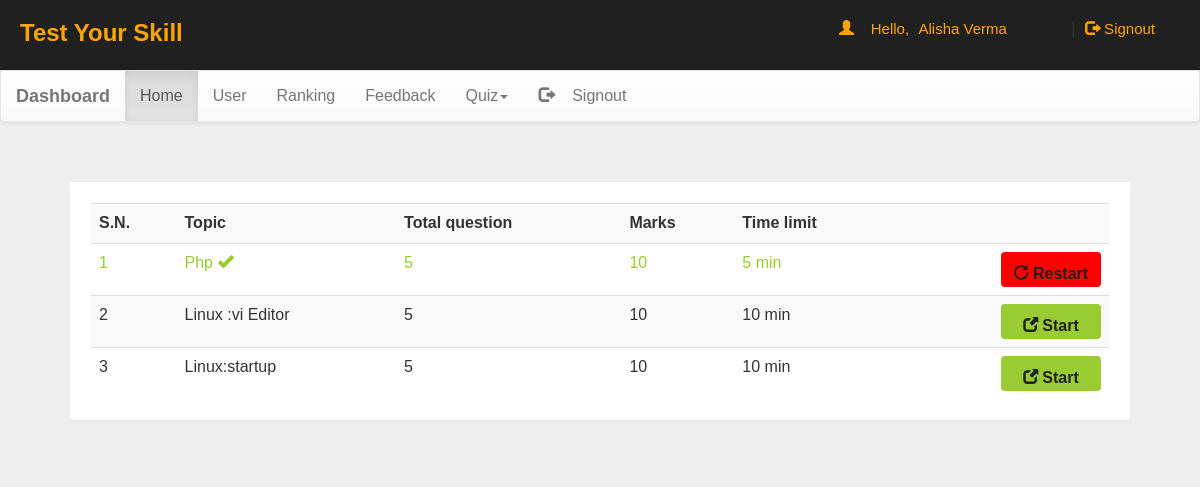
The app's page /dash.php (signed in) with its own data.
### tables this page shows
CREATE TABLE `quiz` (
  `eid` text NOT NULL,
  `title` varchar(100) NOT NULL,
  `sahi` int(11) NOT NULL,
  `wrong` int(11) NOT NULL,
  `total` int(11) NOT NULL,
  `time` bigint(20) NOT NULL,
  `intro` text NOT NULL,
  `tag` varchar(100) NOT NULL,
  `date` timestamp NOT NULL DEFAULT current_timestamp() ON UPDATE current_timestamp()
);

### dash.php (the view, shortened to what this page needs)
<!DOCTYPE html PUBLIC "-//W3C//DTD XHTML 1.0 Transitional//EN" "http://www.w3.org/TR/xhtml1/DTD/xhtml1-transitional.dtd">
<html xmlns="http://www.w3.org/1999/xhtml">
<head>
    <link rel="stylesheet" href="css/bootstrap.min.css"/>
    <link rel="stylesheet" href="css/bootstrap-theme.min.css"/>
    <link rel="stylesheet" href="css/main.css">
    <link rel="stylesheet" href="css/font.css">
</head>
<body style="background:#eee;">
<div class="header">
    <div class="row">
        <div class="col-lg-6">
            <span><h3 style="color:orange; margin-left:20px; font-weight:bolder">Test Your Skill</h3></span></div>
        <?php
 include_once 'dbConnection.php';
$email=$_SESSION['email'];
  if(!(isset($_SESSION['email']))){
header("location:index.php");
}
else
{
$name = $_SESSION['name'];;
echo '<span class="pull-right top title1" ><span class="log1"><span class="glyphicon glyphicon-user"
                                                                    aria-hidden="true"></span>&nbsp;&nbsp;&nbsp;&nbsp;Hello,</span>
        <a href="account.php" class="log log1">'.$name.'</a>&nbsp;|&nbsp;<a href="logout.php?q=account.php" class="log"><span
            class="glyphicon glyphicon-log-out" aria-hidden="true"></span>&nbsp;Signout</button></a></span>';
        }?>
    </div>
</div>
<nav class="navbar navbar-default title1">
    <div class="container-fluid">
        <div class="navbar-header">
            <a class="navbar-brand" href="dash.php?q=0"><b>Dashboard</b></a>
        </div>
        <div class="collapse navbar-collapse" id="bs-example-navbar-collapse-1">
            <ul class="nav navbar-nav">
                <li
                <?php if(@$_GET['q']==0) echo'class="active"'; ?>><a href="dash.php?q=0">Home<span class="sr-only">(current)</span></a></li>
                <li
                <?php if(@$_GET['q']==1) echo'class="active"'; ?>><a href="dash.php?q=1">User</a></li>
                <li
                <?php if(@$_GET['q']==2) echo'class="active"'; ?>><a href="dash.php?q=2">Ranking</a></li>
                <li
                <?php if(@$_GET['q']==3) echo'class="active"'; ?>><a href="dash.php?q=3">Feedback</a></li>
                <li class="dropdown <?php if(@$_GET['q']==4 || @$_GET['q']==5) echo'active"
                '; ?>">
                <a href="#" class="dropdown-toggle" data-toggle="dropdown" role="button" aria-haspopup="true"
                   aria-expanded="false">Quiz<span class="caret"></span></a>
                </li>
                <li class="pull-right"><a href="logout.php?q=account.php"><span class="glyphicon glyphicon-log-out"
                                                                                aria-hidden="true"></span>&nbsp;&nbsp;&nbsp;&nbsp;Signout</a>
                </li>
            </ul>
        </div>
    </div>
</nav>
<div class="container">
    <div class="row">
        <div class="col-md-12">
            <?php if(@$_GET['q']==0) {
$result = mysqli_query($con,"SELECT * FROM quiz ORDER BY date DESC") or die('Error');
echo  '<div class="panel">
            <div class="table-responsive">
                <table class="table table-striped title1">
                    <tr>
                        <td><b>S.N.</b></td>
                        <td><b>Topic</b></td>
                        <td><b>Total question</b></td>
                        <td><b>Marks</b></td>
                        <td><b>Time limit</b></td>
                        <td></td>
                    </tr>
                    ';
                    $c=1;
                    while($row = mysqli_fetch_array($result)) {
                    $title = $row['title'];
                    $total = $row['total'];
                    $sahi = $row['sahi'];
                    $time = $row['time'];
                    $eid = $row['eid'];
                    $q12=mysqli_query($con,"SELECT score FROM history WHERE eid='$eid' AND email='$email'" )or
                    die('Error98');
                    $rowcount=mysqli_num_rows($q12);
                    if($rowcount == 0){
                    echo '
                    <tr>
                        <td>'.$c++.'</td>
                        <td>'.$title.'</td>
                        <td>'.$total.'</td>
                        <td>'.$sahi*$total.'</td>
                        <td>'.$time.'&nbsp;min</td>
                        <td><b><a href="account.php?q=quiz&step=2&eid='.$eid.'&n=1&t='.$total.'"
                                  class="pull-right btn sub1" style="margin:0px;background:#99cc32"><span
                                class="glyphicon glyphicon-new-window" aria-hidden="true"></span>&nbsp;<span
                                class="title1"><b>Start</b></span></a></b></td>
                    </tr>
                    ';
                    }
                    else
                    {
                    echo '
                    <tr style="color:#99cc32">
                        <td>'.$c++.'</td>
                        <td>'.$title.'&nbsp;<span title="This quiz is already solve by you"
                                                  class="glyphicon glyphicon-ok" aria-hidden="true"></span></td>
                        <td>'.$total.'</td>
                        <td>'.$sahi*$total.'</td>
                        <td>'.$time.'&nbsp;min</td>
                        <td><b><a href="update.php?q=quizre&step=25&eid='.$eid.'&n=1&t='.$total.'"
                                  class="pull-right btn sub1" style="margin:0px;background:red"><span
                                class="glyphicon glyphicon-repeat" aria-hidden="true"></span>&nbsp;<span class="title1"><b>Restart</b></span></a></b>
                        </td>
                    </tr>
                    ';
                    }
                    }
                    echo '
                </table>
            </div>
        </div>
        ';
        }
        ?>
</div>
</div></div>
</body>
</html>

### css/main.css (style rules this page uses)
body { overflow-x:hidden; width:100%; font: 15px "Century Gothic", "Times Roman", sans-serif; background:#eee; min-height:550px; background-attachment:fixed; }
.panel { margin:40px; padding:20px; font: 15px "Century Gothic", "Times Roman", sans-serif; }
.header { background:#202020; height:70px; }
.title1 { font: 16px "Century Gothic", "Times Roman", sans-serif; }
.sub1 { width:90px; color:#202020; background:orange; font-size:15px; height:35px; margin:20px; padding:10px; width:100px; }
.top { margin-top:20px; }
.log1 { font: 15px 'Ubuntu', sans-serif; color:orange; margin-left:10px; }
.log { margin:10px; margin-right:60px; margin-left:5px; color:orange; text-decoration:none; font-size:20px; font-size:15px; }

### records on screen
quiz: title "Php", total "5", $sahi*$total "10", time "5"
quiz: title "Linux :vi Editor", total "5", $sahi*$total "10", time "10"
quiz: title "Linux:startup", total "5", $sahi*$total "10", time "10"

### other values on screen
$name "Alisha Verma"
